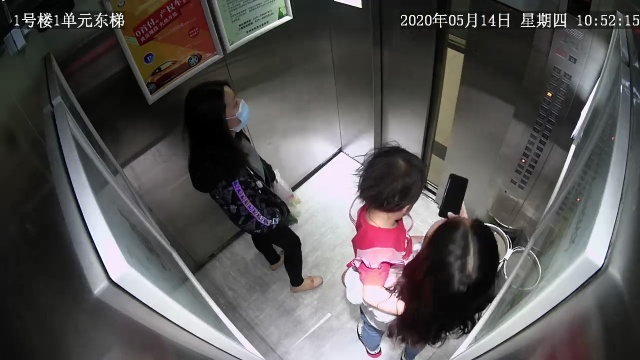
#> input picture age/four_classes/test.jpg, 640 x 360 px; its folder holds only this picture in this run
$ python -i deduplicate.py   (imports and definitions only)
#> lines starting #> are read from the running program, lines starting #| are printed output that depends on the picture
# -*- coding: utf-8 -*-
import cv2
import os
import pathlib
import numpy as np
from multiprocessing import Pool
from threading import Thread
import multiprocessing
import random

import datetime
import re
import sys
import shutil


config_file = os.path.join(os.path.dirname(__file__), "config.cfg")

class duplicate_image_removeal:
    # [169 lines left out: functions __init__, config_parse, main, update_image_paths, apply, run and 4 more, not called in this run]

    def get_all_files(self, root_dir, file_type = 'jpg'):
        return [str(i) for i in pathlib.Path(root_dir).rglob('*.' + file_type)]

    # [35 lines left out: functions time_stamp, remove, hash_score, ham_dist, not called in this run]


def imread(file_path, as_gray=False, resize=False, width=False, height=False):
#> called with file_path = '../../age/four_classes/test.jpg', as_gray = False, resize = False, width = False, height = False
    image = cv2.imread(filename=file_path, flags=cv2.IMREAD_GRAYSCALE if as_gray == True else cv2.IMREAD_COLOR)
#> image is the input picture: shape (360, 640, 3); mean B, G, R 84.4, 84.6, 87.1

    if resize == True:
        image = image_resize(image, width=width, height=height)

    if not as_gray:
        if image.shape[-1] == 4:
            return image[:, :, :-1][:, :, ::-1]
        else:
            return image[:, :, ::-1]
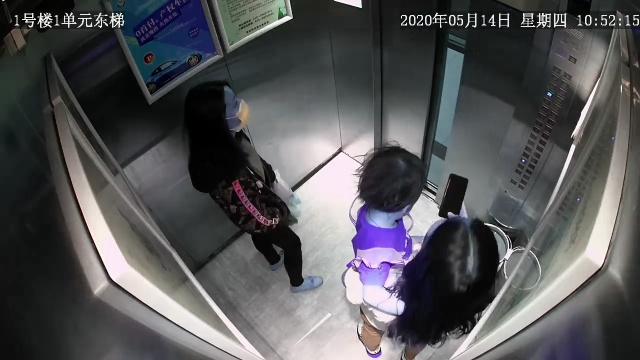
#> returned value: shape (360, 640, 3); mean of channels 0, 1, 2 87.1, 84.6, 84.4; drawn as B, G, R

    return image


# [33 lines left out: functions image_resize, int_floor, int_round, int_ceil, not called in this run]


# [3 lines not run here, left out]

>>> result = imread('../../age/four_classes/test.jpg')
